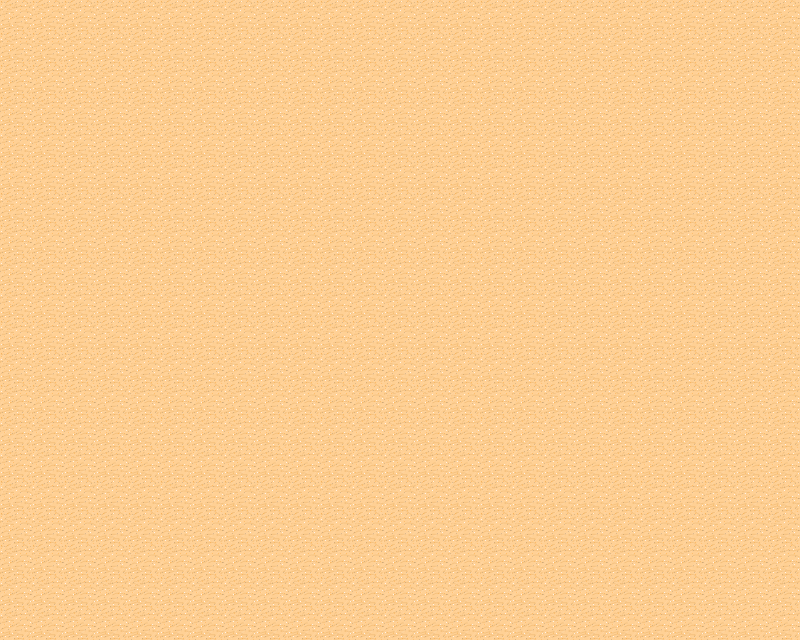

This is a level from a 2D game, rendered from its Tiled map with the project's own tilesets. A one-line summary and the map file follow, with tile-layer data summarised:
An orthogonal 25x20 tile map with 32x32 px tiles, 1 tile layer (Tile Layer 1).

<map version="1.0" orientation="orthogonal" width="25" height="20" tilewidth="32" tileheight="32">
 <tileset firstgid="1" name="Level 1" tilewidth="32" tileheight="32" spacing="1" margin="1">
  <image source="tmw_desert_spacing.png" width="265" height="199" />
 </tileset>
 <layer name="Tile Layer 1" width="25" height="20">
  <data>[500 cells, 500 non-empty, 1 distinct tile ids]</data>
 </layer>
</map>
